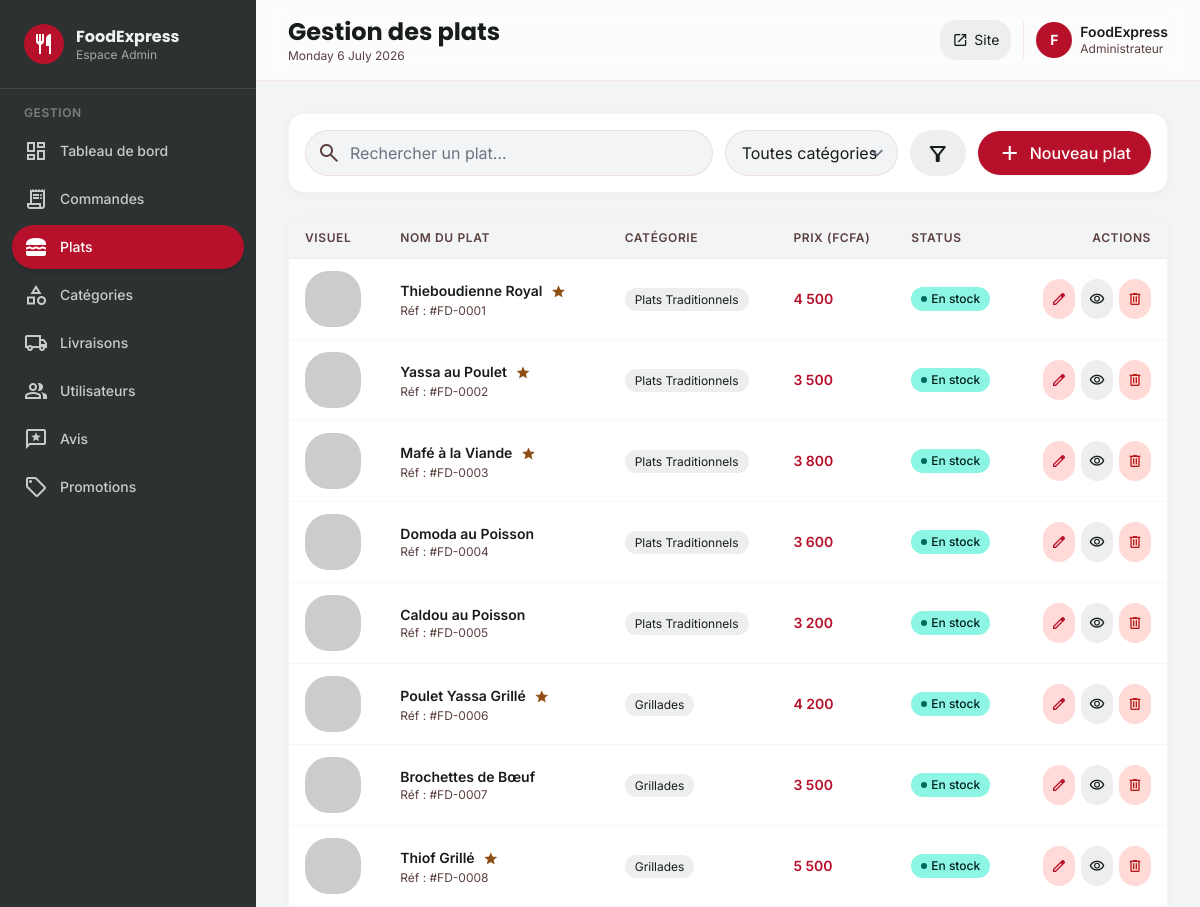
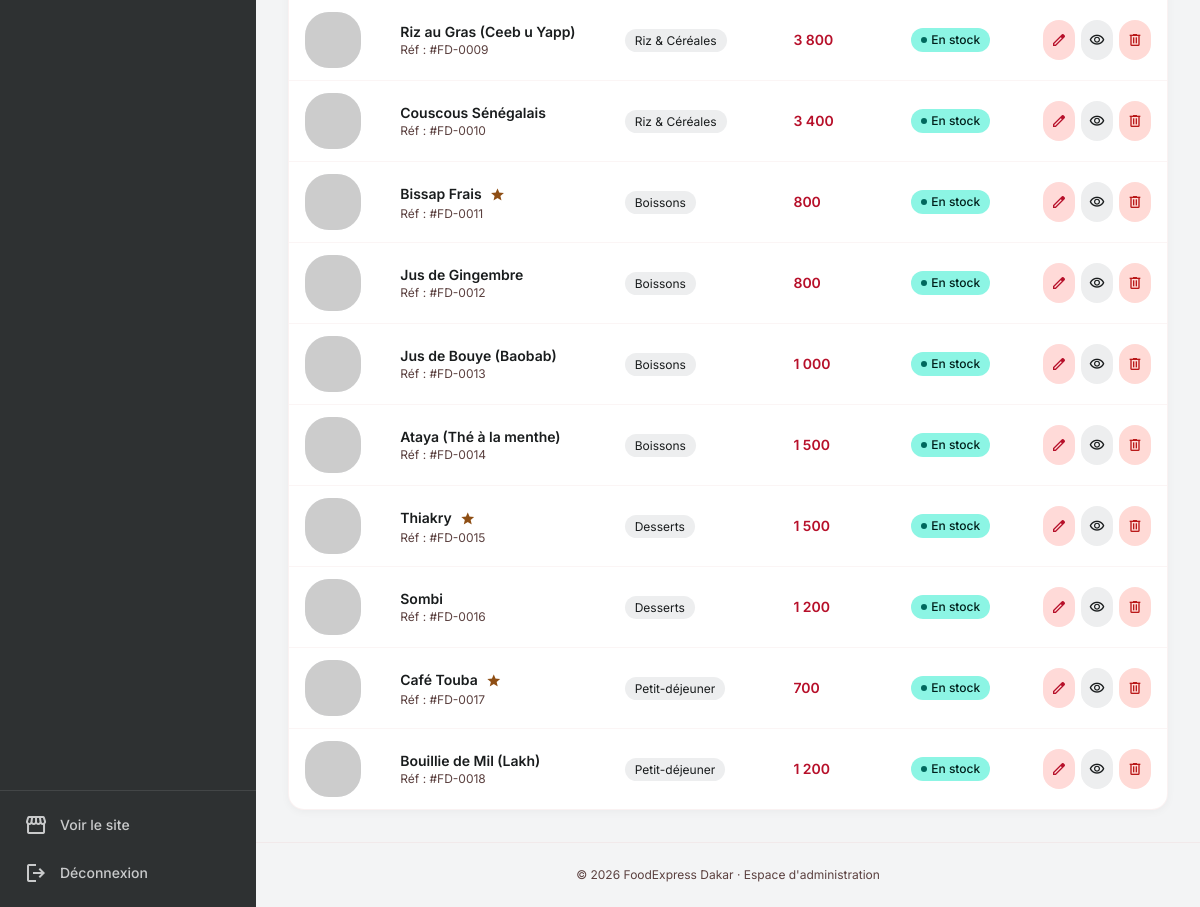
The app's page /admin/plats.php (signed in) with its own data (2 pictures, top to bottom).
### tables this page shows
CREATE TABLE IF NOT EXISTS plats (
    id INT AUTO_INCREMENT PRIMARY KEY,
    categorie_id INT NOT NULL,
    nom VARCHAR(150) NOT NULL,
    slug VARCHAR(180) NOT NULL UNIQUE,
    description TEXT,
    ingredients TEXT,
    prix DECIMAL(10,2) NOT NULL,
    prix_promo DECIMAL(10,2) DEFAULT NULL,
    image VARCHAR(255) DEFAULT NULL,
    temps_preparation INT DEFAULT 30 COMMENT 'en minutes',
    calories INT DEFAULT NULL,
    epice TINYINT(1) DEFAULT 0,
    vedette TINYINT(1) DEFAULT 0,
    disponible TINYINT(1) DEFAULT 1,
    note_moyenne DECIMAL(2,1) DEFAULT 0.0,
    nb_ventes INT DEFAULT 0,
    created_at DATETIME DEFAULT CURRENT_TIMESTAMP,
    FOREIGN KEY (categorie_id) REFERENCES categories(id) ON DELETE CASCADE,
    INDEX idx_categorie (categorie_id),
    INDEX idx_vedette (vedette),
    INDEX idx_disponible (disponible)
);

CREATE TABLE IF NOT EXISTS categories (
    id INT AUTO_INCREMENT PRIMARY KEY,
    nom VARCHAR(100) NOT NULL,
    slug VARCHAR(120) NOT NULL UNIQUE,
    description TEXT,
    icone VARCHAR(80) DEFAULT 'restaurant',
    image VARCHAR(255) DEFAULT NULL,
    ordre INT DEFAULT 0,
    actif TINYINT(1) DEFAULT 1,
    created_at DATETIME DEFAULT CURRENT_TIMESTAMP
);

### includes/functions.php (called while the page is built, shortened)
<?php
function e($value) {
    return htmlspecialchars((string)$value, ENT_QUOTES | ENT_HTML5, 'UTF-8');
}

### admin/plats.php (the view, shortened to what this page needs)
<?php
require_once __DIR__ . '/../config/database.php';
$search = trim($_GET['q'] ?? '');
$sql = "SELECT p.*, c.nom AS categorie FROM plats p JOIN categories c ON c.id = p.categorie_id WHERE 1=1";
$params = [];
$sql .= " ORDER BY p.created_at DESC";
$stmt = $pdo->prepare($sql);
$stmt->execute($params);
$plats = $stmt->fetchAll();
$pageTitle = 'Gestion des plats';
$activeMenu = 'plats';
include __DIR__ . '/../includes/admin-sidebar.php';
?>
<div class="bg-white rounded-2xl p-4 shadow-soft border border-outline-variant/20 mb-6 flex flex-col md:flex-row gap-3 md:items-center">
    <form method="get" class="flex-1 flex gap-3">
        <div class="relative flex-1">
            <span class="absolute left-3 top-1/2 -translate-y-1/2 material-symbols-outlined text-on-surface-variant">search</span>
            <input type="text" name="q" value="<?= e($search) ?>" placeholder="Rechercher un plat..."
                   class="w-full pl-11 pr-4 py-2.5 bg-surface-container-low border border-outline-variant/40 rounded-xl focus:border-primary focus:ring-2 focus:ring-primary/20">
        </div>
        <select name="cat" onchange="this.form.submit()" class="px-4 py-2.5 bg-surface-container-low border border-outline-variant/40 rounded-xl focus:border-primary">
            <option value="0">Toutes catégories</option>
        </select>
        <button class="px-4 py-2.5 bg-surface-container hover:bg-surface-container-high rounded-xl transition-colors">
            <span class="material-symbols-outlined">filter_alt</span>
        </button>
    </form>
    <a href="plat-form.php" class="flex items-center justify-center gap-2 px-5 py-2.5 bg-primary text-white font-medium rounded-xl hover:brightness-110 active:scale-95 transition-all shadow-sm">
        <span class="material-symbols-outlined">add</span> Nouveau plat
    </a>
</div>
<div class="bg-white rounded-2xl shadow-soft border border-outline-variant/20 overflow-hidden">
    <div class="overflow-x-auto">
        <table class="w-full text-sm">
            <thead class="bg-surface-container-low">
                <tr class="text-left text-on-surface-variant uppercase text-xs tracking-wider">
                    <th class="py-3 px-4 font-semibold">Visuel</th>
                    <th class="py-3 px-4 font-semibold">Nom du plat</th>
                    <th class="py-3 px-4 font-semibold">Catégorie</th>
                    <th class="py-3 px-4 font-semibold">Prix (FCFA)</th>
                    <th class="py-3 px-4 font-semibold">Status</th>
                    <th class="py-3 px-4 font-semibold text-right">Actions</th>
                </tr>
            </thead>
            <tbody>
                <?php foreach ($plats as $p): ?>
                    <tr class="border-t border-outline-variant/15 hover:bg-surface-container-low transition-colors">
                        <td class="py-3 px-4">
                            <div class="w-14 h-14 rounded-xl bg-surface-container overflow-hidden flex items-center justify-center">
                                <?php if ($p['image']): ?>
                                    <img src="../assets/uploads/<?= e($p['image']) ?>" onerror="this.src='https://placehold.co/100x100/edeeef/8f6f6e?text=Plat'" class="w-full h-full object-cover" alt="">
                                <?php else: ?>
                                    <span class="material-symbols-outlined text-on-surface-variant">restaurant</span>
                                <?php endif; ?>
                            </div>
                        </td>
                        <td class="py-3 px-4">
                            <div class="font-semibold text-on-surface flex items-center gap-2">
                                <?= e($p['nom']) ?>
                                <?php if ($p['vedette']): ?>
                                    <span class="material-symbols-outlined text-secondary text-base icon-fill" title="Plat vedette">star</span>
                                <?php endif; ?>
                            </div>
                            <div class="text-xs text-on-surface-variant">Réf : #FD-<?= str_pad($p['id'], 4, '0', STR_PAD_LEFT) ?></div>
                        </td>
                        <td class="py-3 px-4">
                            <span class="text-xs px-2.5 py-1 bg-surface-container rounded-full"><?= e($p['categorie']) ?></span>
                        </td>
                        <td class="py-3 px-4 font-semibold text-primary"><?= number_format($p['prix'], 0, ',', ' ') ?></td>
                        <td class="py-3 px-4">
                            <?php if ($p['disponible']): ?>
                                <span class="inline-flex items-center gap-1 text-xs px-2.5 py-1 rounded-full bg-tertiary-fixed text-on-tertiary-fixed font-medium">
                                    <span class="w-1.5 h-1.5 rounded-full bg-tertiary"></span> En stock
                                </span>
                            <?php else: ?>
                                <span class="inline-flex items-center gap-1 text-xs px-2.5 py-1 rounded-full bg-error-container text-on-error-container font-medium">
                                    <span class="w-1.5 h-1.5 rounded-full bg-error"></span> Rupture
                                </span>
                            <?php endif; ?>
                        </td>
                        <td class="py-3 px-4">
                            <div class="flex items-center justify-end gap-1.5">
                                <a href="plat-form.php?id=<?= $p['id'] ?>" class="p-2 bg-primary-fixed text-primary rounded-lg hover:bg-primary-fixed-dim transition-colors" title="Modifier">
                                    <span class="material-symbols-outlined text-base">edit</span>
                                </a>
                                <form method="post" class="inline">
                                    <button class="p-2 bg-surface-container hover:bg-surface-container-high rounded-lg transition-colors" title="Basculer la disponibilité">
                                        <span class="material-symbols-outlined text-base"><?= $p['disponible'] ? 'visibility' : 'visibility_off' ?></span>
                                    </button>
                                </form>
                                <form method="post" class="inline" onsubmit="return confirm('Supprimer ce plat ?');">
                                    <button class="p-2 bg-error-container text-error hover:bg-error hover:text-white rounded-lg transition-colors" title="Supprimer">
                                        <span class="material-symbols-outlined text-base">delete</span>
                                    </button>
                                </form>
                            </div>
                        </td>
                    </tr>
                <?php endforeach; ?>
            </tbody>
        </table>
    </div>
</div>
<?php include __DIR__ . '/../includes/admin-footer.php'; ?>

### includes/admin-sidebar.php (shortened to what this page needs)
<?php
$pageTitle  = $pageTitle  ?? 'Administration';
$activeMenu = $activeMenu ?? '';
$menu = [
    ['key' => 'dashboard',    'url' => 'index.php',        'icon' => 'dashboard',       'label' => 'Tableau de bord'],
    ['key' => 'commandes',    'url' => 'commandes.php',    'icon' => 'receipt_long',    'label' => 'Commandes'],
    ['key' => 'plats',        'url' => 'plats.php',        'icon' => 'lunch_dining',    'label' => 'Plats'],
    ['key' => 'categories',   'url' => 'categories.php',   'icon' => 'category',        'label' => 'Catégories'],
    ['key' => 'livraisons',   'url' => 'livraisons.php',   'icon' => 'local_shipping',  'label' => 'Livraisons'],
    ['key' => 'utilisateurs', 'url' => 'utilisateurs.php', 'icon' => 'group',           'label' => 'Utilisateurs'],
    ['key' => 'avis',         'url' => 'avis.php',         'icon' => 'reviews',         'label' => 'Avis'],
    ['key' => 'promotions',   'url' => 'promotions.php',   'icon' => 'sell',            'label' => 'Promotions'],
];
?>
<!DOCTYPE html>
<html lang="fr">
<head>
    <?php include __DIR__ . '/head.php'; ?>
</head>
<body class="bg-surface-container-low">
<div class="flex min-h-screen">
    <aside id="sidebar" class="fixed lg:sticky top-0 left-0 z-40 h-screen w-64 bg-inverse-surface text-inverse-on-surface flex flex-col -translate-x-full lg:translate-x-0 transition-transform duration-300">
        <div class="p-6 border-b border-white/10">
            <a href="index.php" class="flex items-center gap-3">
                <div class="w-10 h-10 rounded-xl bg-primary flex items-center justify-center text-white">
                    <span class="material-symbols-outlined icon-fill">restaurant</span>
                </div>
                <div>
                    <div class="font-display font-bold">FoodExpress</div>
                    <div class="text-xs opacity-60 -mt-0.5">Espace Admin</div>
                </div>
            </a>
        </div>
        <nav class="flex-1 overflow-y-auto py-4 px-3 scrollbar-hide">
            <div class="text-xs font-semibold uppercase tracking-wider opacity-40 px-3 mb-2">Gestion</div>
            <?php foreach ($menu as $item): ?>
                <?php $isActive = $activeMenu === $item['key']; ?>
                <a href="<?= $item['url'] ?>"
                   class="flex items-center gap-3 px-3 py-2.5 rounded-xl mb-1 transition-all <?= $isActive ? 'bg-primary text-white shadow-md' : 'hover:bg-white/10 opacity-80 hover:opacity-100' ?>">
                    <span class="material-symbols-outlined <?= $isActive ? 'icon-fill' : '' ?>"><?= $item['icon'] ?></span>
                    <span class="font-medium text-sm"><?= $item['label'] ?></span>
                </a>
            <?php endforeach; ?>
        </nav>
        <div class="p-3 border-t border-white/10">
            <a href="../client/index.php" class="flex items-center gap-3 px-3 py-2.5 rounded-xl hover:bg-white/10 opacity-80 hover:opacity-100 transition-all mb-1">
                <span class="material-symbols-outlined">storefront</span>
                <span class="font-medium text-sm">Voir le site</span>
            </a>
            <a href="../auth/logout.php" class="flex items-center gap-3 px-3 py-2.5 rounded-xl hover:bg-error/80 opacity-80 hover:opacity-100 transition-all">
                <span class="material-symbols-outlined">logout</span>
                <span class="font-medium text-sm">Déconnexion</span>
            </a>
        </div>
    </aside>
    <div class="flex-1 flex flex-col min-w-0">
        <header class="sticky top-0 z-20 glass border-b border-outline-variant/30 px-4 md:px-8 py-4 flex items-center justify-between">
            <div class="flex items-center gap-3">
                <div>
                    <h1 class="font-display font-bold text-xl md:text-2xl"><?= e($pageTitle) ?></h1>
                    <p class="text-xs text-on-surface-variant"><?= date('l j F Y') ?></p>
                </div>
            </div>
            <div class="flex items-center gap-3">
                <a href="../client/index.php" target="_blank" class="hidden sm:flex items-center gap-1.5 px-3 py-2 rounded-lg bg-surface-container hover:bg-surface-container-high transition-colors text-sm">
                    <span class="material-symbols-outlined text-base">open_in_new</span> Site
                </a>
                <div class="flex items-center gap-2 pl-3 border-l border-outline-variant/40">
                    <div class="w-9 h-9 rounded-full bg-primary text-white flex items-center justify-center font-bold text-sm">
                        <?= strtoupper(substr($_SESSION['user_prenom'] ?? 'A', 0, 1)) ?>
                    </div>
                    <div class="hidden md:block">
                        <div class="text-sm font-semibold leading-tight"><?= e($_SESSION['user_prenom'] ?? 'Admin') ?></div>
                        <div class="text-xs text-on-surface-variant">Administrateur</div>
                    </div>
                </div>
            </div>
        </header>
        <main class="flex-1 p-4 md:p-8">

### includes/head.php (shortened to what this page needs)
<script src="https://cdn.tailwindcss.com?plugins=forms,container-queries"></script>

### includes/admin-footer.php (shortened to what this page needs)
        </main>
        <footer class="px-4 md:px-8 py-6 text-center text-xs text-on-surface-variant border-t border-outline-variant/20">
            © <?= date('Y') ?> FoodExpress Dakar · Espace d'administration
        </footer>
    </div>
</div>
</body>
</html>

### includes/head.php (style rules this page uses)
* { font-family: 'Inter', sans-serif; }
h1, h2, h3, h4, h5, .font-display { font-family: 'Poppins', sans-serif; }
.material-symbols-outlined { font-variation-settings: 'FILL' 0, 'wght' 400, 'GRAD' 0, 'opsz' 24; vertical-align: middle; }
.icon-fill { font-variation-settings: 'FILL' 1; }
.glass { background: rgba(255, 255, 255, 0.75); backdrop-filter: blur(14px); -webkit-backdrop-filter: blur(14px); }
body { background: #f8f9fa; color: #191c1d; }
.scrollbar-hide { -ms-overflow-style: none; scrollbar-width: none; }

### records on screen
plats: nom "Thieboudienne Royal", vedette 1 (drawn), id "0001", categorie.nom "Plats Traditionnels", prix "4 500", disponible 1 (drawn)
plats: nom "Yassa au Poulet", vedette 1 (drawn), id "0002", categorie.nom "Plats Traditionnels", prix "3 500", disponible 1 (drawn)
plats: nom "Mafé à la Viande", vedette 1 (drawn), id "0003", categorie.nom "Plats Traditionnels", prix "3 800", disponible 1 (drawn)
plats: nom "Domoda au Poisson", id "0004", categorie.nom "Plats Traditionnels", prix "3 600", disponible 1 (drawn)
plats: nom "Caldou au Poisson", id "0005", categorie.nom "Plats Traditionnels", prix "3 200", disponible 1 (drawn)
plats: nom "Poulet Yassa Grillé", vedette 1 (drawn), id "0006", categorie.nom "Grillades", prix "4 200", disponible 1 (drawn)
plats: nom "Brochettes de Bœuf", id "0007", categorie.nom "Grillades", prix "3 500", disponible 1 (drawn)
plats: nom "Thiof Grillé", vedette 1 (drawn), id "0008", categorie.nom "Grillades", prix "5 500", disponible 1 (drawn)
plats: nom "Riz au Gras (Ceeb u Yapp)", id "0009", categorie.nom "Riz & Céréales", prix "3 800", disponible 1 (drawn)
plats: nom "Couscous Sénégalais", id "0010", categorie.nom "Riz & Céréales", prix "3 400", disponible 1 (drawn)
plats: nom "Bissap Frais", vedette 1 (drawn), id "0011", categorie.nom "Boissons", prix "800", disponible 1 (drawn)
plats: nom "Jus de Gingembre", id "0012", categorie.nom "Boissons", prix "800", disponible 1 (drawn)
plats: nom "Jus de Bouye (Baobab)", id "0013", categorie.nom "Boissons", prix "1 000", disponible 1 (drawn)
plats: nom "Ataya (Thé à la menthe)", id "0014", categorie.nom "Boissons", prix "1 500", disponible 1 (drawn)
plats: nom "Thiakry", vedette 1 (drawn), id "0015", categorie.nom "Desserts", prix "1 500", disponible 1 (drawn)
plats: nom "Sombi", id "0016", categorie.nom "Desserts", prix "1 200", disponible 1 (drawn)
plats: nom "Café Touba", vedette 1 (drawn), id "0017", categorie.nom "Petit-déjeuner", prix "700", disponible 1 (drawn)
plats: nom "Bouillie de Mil (Lakh)", id "0018", categorie.nom "Petit-déjeuner", prix "1 200", disponible 1 (drawn)

### other values on screen
$item['label'] "Tableau de bord"
$item['label'] "Commandes"
$item['label'] "Plats"
$item['label'] "Catégories"
$item['label'] "Livraisons"
$item['label'] "Utilisateurs"
$item['label'] "Avis"
$item['label'] "Promotions"
$pageTitle "Gestion des plats"
substr($_SESSION['user_prenom'] ?? 'A', 0, 1) "F"
$_SESSION['user_prenom'] "FoodExpress"
